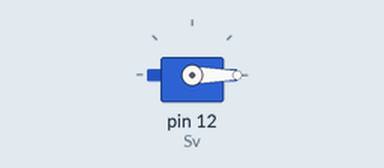
A sketch run on a simulated Arduino Uno, built with avr-gcc and run on an emulated ATmega328P. Parts: servo.

Above: at 0.05 s.
At 1.75 s:
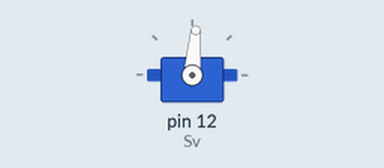
At 3.45 s:
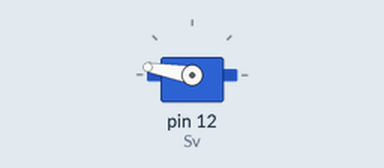
At 6.9 s:
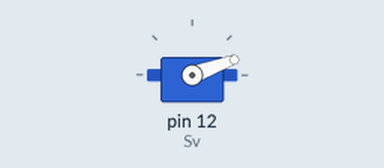
Timing chart, 0 to 9.4 s (numbered marks = the images above):
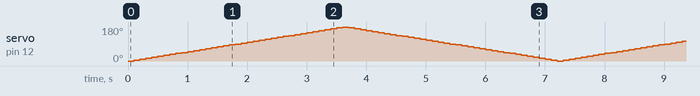

The sketch:

servo.ino
```cpp
#include<Servo.h>
Servo Sv;

int pin1  = 12;
void setup() {
Sv.attach(12);
Sv.write(0);


}

void loop() {
  // put your main code here, to run repeatedly:
  int i = 0;
  int x = 5;
  while(1){

 Sv.write(i);
  i+=x;
  delay(100);
  if(i>=178 || i<=0){

  x *=-1;
  }
  }

}
```
